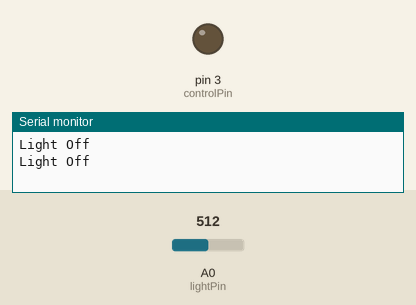
Simulated run of this sketch. Board: Arduino Uno, built with avr-gcc and run on an emulated ATmega328P. Parts: output pins drawn as LEDs (lit = HIGH), the last lines printed to the serial monitor. The test bench sets the inputs (shaded band); at power-on: A0 (lightPin) = 512.

Above: at 1.8 s.
1.9 s: A0 (lightPin) set to 412
3.4 s: A0 (lightPin) set to 385
At 5.2 s:
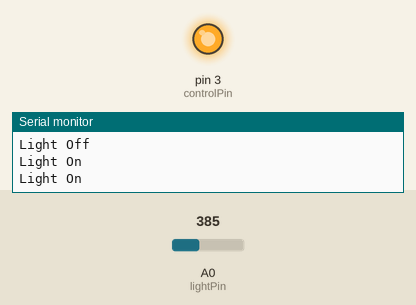
5.5 s: A0 (lightPin) set to 410
At 6.7 s:
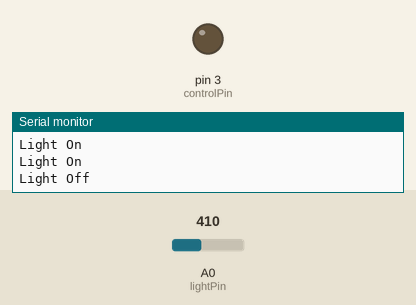
7.5 s: A0 (lightPin) set to 390
At 8.3 s:
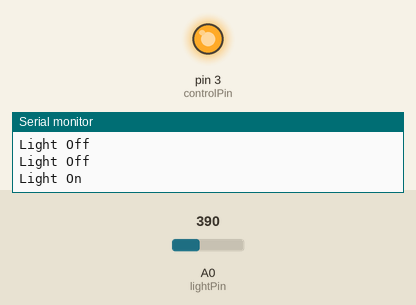
Timing chart, 0 to 10.5 s (numbered marks = the images above; inputs shaded):
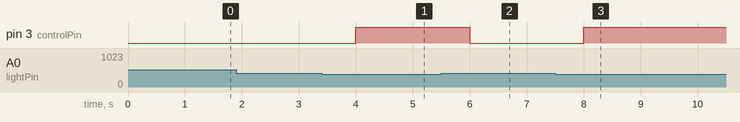

Measured:
- the behaviour switches between 400 and 399 on A0 (lightPin) (found by bisection; images 0 and 1)
- after the input at 3.4 s, pin 3 (controlPin): LOW → HIGH after 0.60 s
- after the input at 5.5 s, pin 3 (controlPin): HIGH → LOW after 0.50 s
- after the input at 7.5 s, pin 3 (controlPin): LOW → HIGH after 0.50 s

The sketch:

LightModule.ino
```cpp
#define lightPin A0
#define controlPin 3
#define threshold 400

#define delaymSec 1000

void setup(){
  pinMode(lightPin, INPUT);
  pinMode(controlPin, OUTPUT);

  Serial.begin(9600);
}

void loop(){
  //讀取光亮度
  uint16_t lightValue = analogRead(lightPin);

  Serial.println("Current analog value is " + lightValue);

  if(lightValue < threshold){
    Serial.println("Light On");
    digitalWrite(controlPin, HIGH);
  }
  else if(lightValue > threshold){
    Serial.println("Light Off");
    digitalWrite(controlPin, LOW);
  }

  //delay
  delay(delaymSec);
}
```
